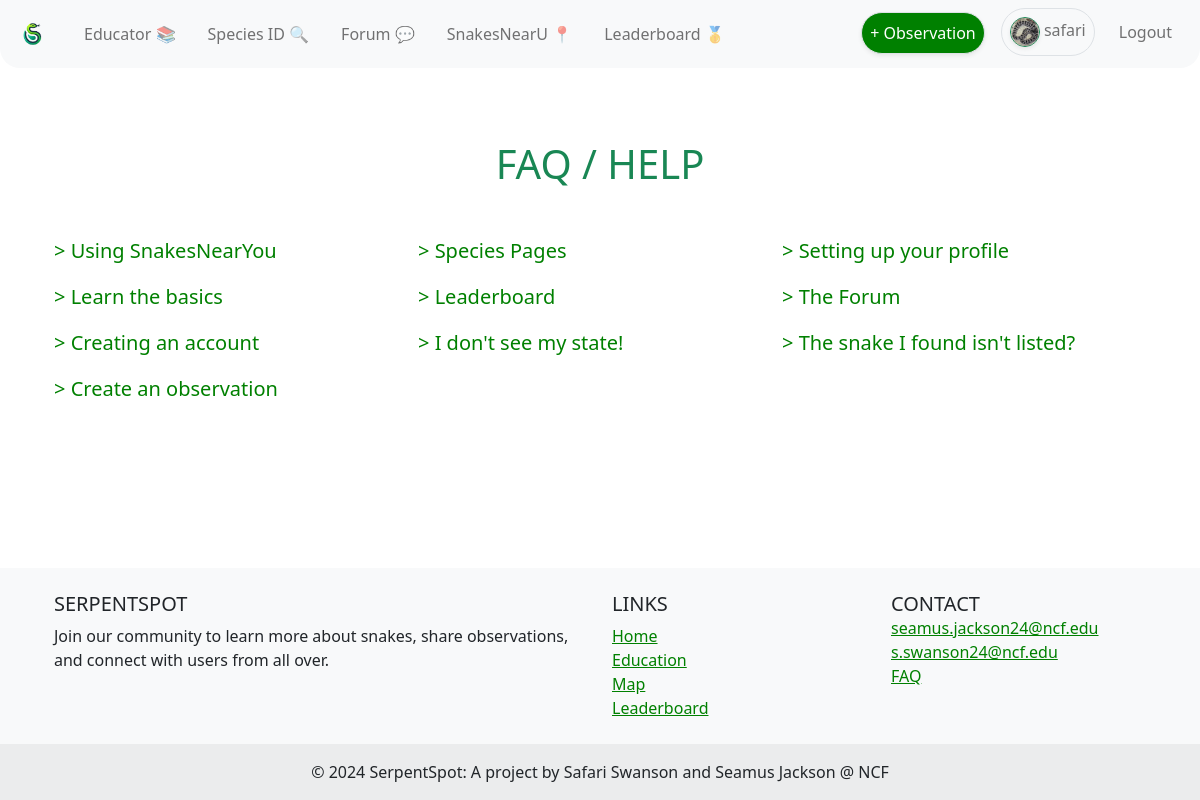
The page /faq/ (signed in) on the database as committed earlier.
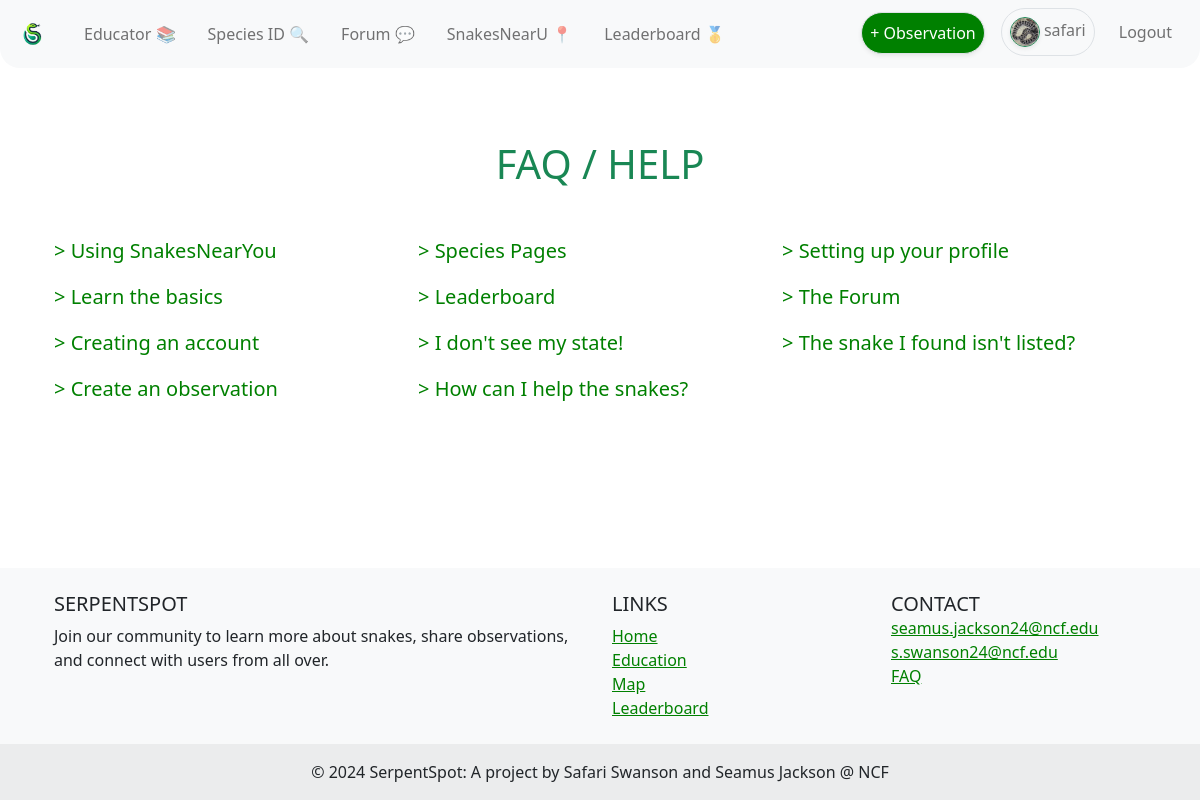
The same page on the database as committed later.
### faq/models.py (models this page shows, shortened)
class FAQ(models.Model):
    question = models.CharField(max_length=200)
    answer = models.TextField()
    slug = models.SlugField(max_length=200, unique=True)  # For URL-friendly titles

### faq/views.py (the view)
# urls.py: path('', views.faq_home, name='faq_home'),  # Assuming this is the main FAQ page
def faq_home(request):
    faqs = FAQ.objects.all()  # Retrieve all FAQ objects from the database
    return render(request, 'faq_home.html', {'faqs': faqs})

### faq/templates/faq_home.html (shortened to what this page needs)
{% extends 'base.html' %}
{% block content %}
<div class="container mt-4">
   <h1 class="text-center mb-4 faqhead">FAQ / HELP</h1>
   <div class="faq-items mt-5">
      {% for faq in faqs %}
      <div class="col-12 col-md-4 mb-3 ml-3 faq-item">
         <a href="{% url 'faq_detail' slug=faq.slug %}" class="faq-link d-block">> {{ faq.question }}</a>
      </div>
      {% endfor %}
   </div>
</div>
{% endblock %}

Rows that differ between the two databases and show on the page:
added FAQ: question "How can I help the snakes?"
